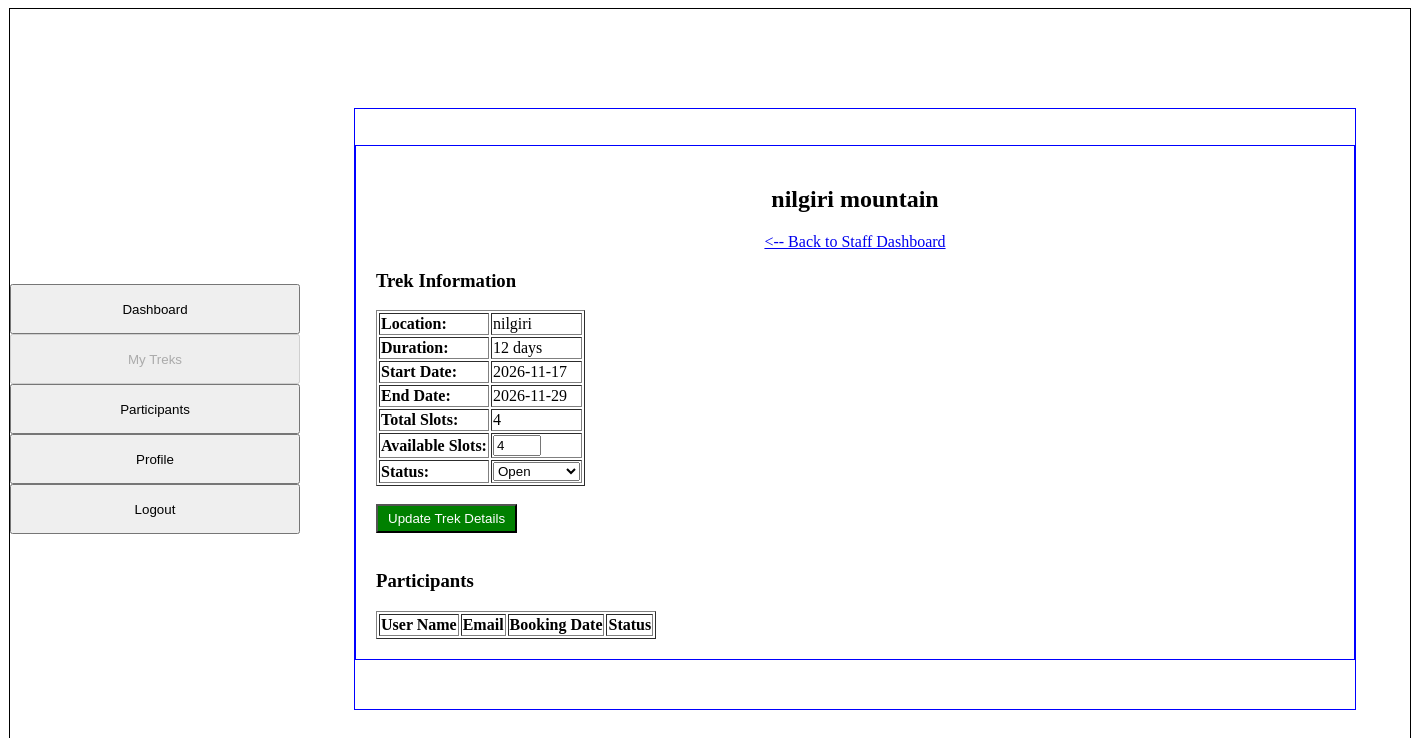
Page /staff_trek_manage (signed in) on the earlier database version.
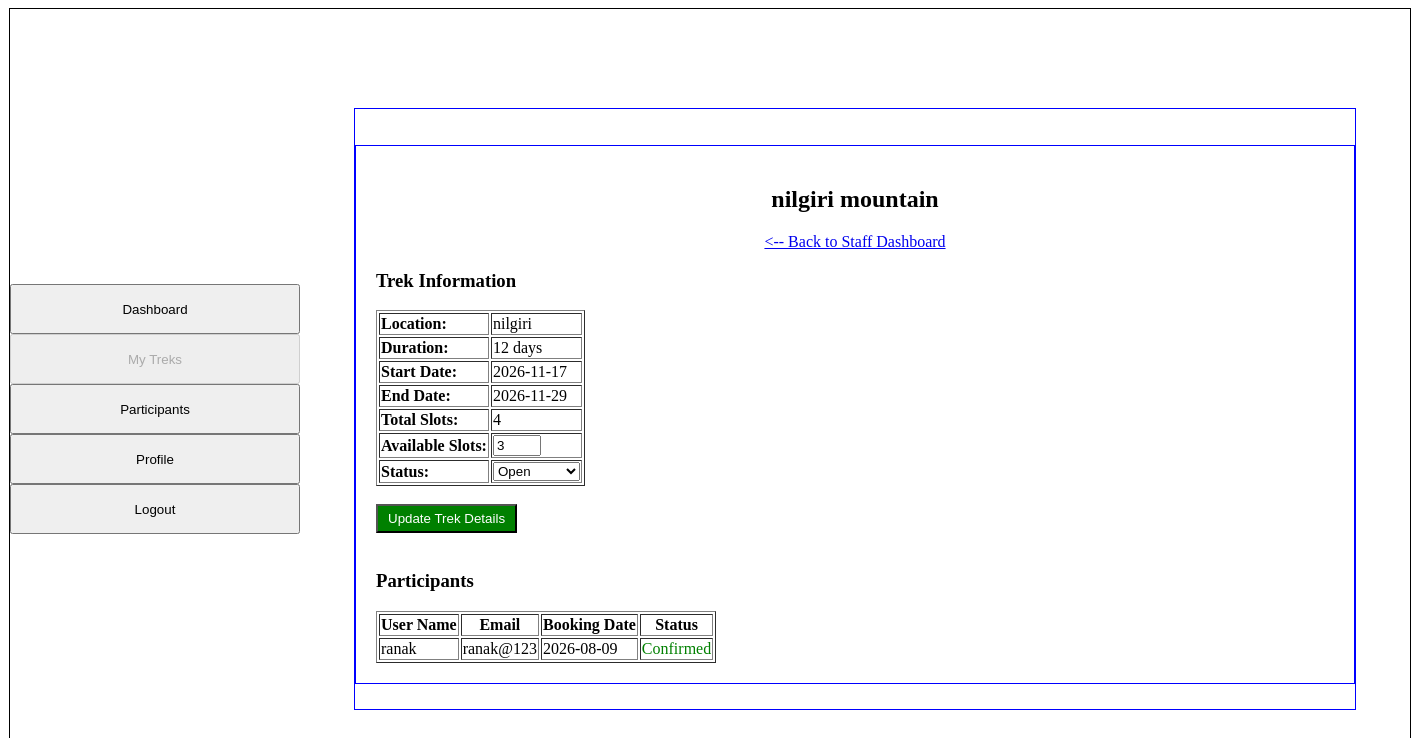
Same page on the later database version.
### models.py (models this page shows)
class Trek(db.Model):
    __tablename__ = "treks"
    trek_id = db.Column(db.Integer, primary_key=True)
    trek_name = db.Column(db.String(200), nullable=False)
    location = db.Column(db.String(100), nullable=False)
    difficulty = db.Column(db.String(50), nullable=False)
    duration = db.Column(db.String(50), nullable=False)
    start_date = db.Column(db.Date, nullable=False)
    end_date = db.Column(db.Date, nullable=False)
    total_slots = db.Column(db.Integer, nullable=False)
    available_slots = db.Column(db.Integer, nullable=False)
    status = db.Column(db.String(20), nullable=False)
    description = db.Column(db.String(500), nullable=False)
    assigned_staff_id = db.Column(db.Integer, db.ForeignKey("users.user_id"), nullable=True)
    bookings = db.relationship("Booking", cascade="all,delete", backref="trek")

class Booking(db.Model):
    __tablename__ = "bookings"
    booking_id = db.Column(db.Integer, primary_key=True)
    user_id = db.Column(db.Integer, db.ForeignKey("users.user_id"), nullable=False)
    trek_id = db.Column(db.Integer, db.ForeignKey("treks.trek_id"), nullable=False)
    booking_date = db.Column(db.Date, nullable=False)
    status = db.Column(db.String(20), nullable=False)

class User(db.Model):
    __tablename__ = "users"
    user_id = db.Column(db.Integer, primary_key=True)
    full_name = db.Column(db.String(100), nullable=False)
    email = db.Column(db.String(120), unique=True, nullable=False)
    password = db.Column(db.String(200), nullable=False)
    phone = db.Column(db.String(15), nullable=False)
    role = db.Column(db.String(50), nullable=False)
    status = db.Column(db.String(20), nullable=False)
    bookings = db.relationship("Booking", cascade="all,delete", backref="user")

### app.py (the view, shortened to what this page needs)
@app.route('/staff_trek_manage', methods=['GET', 'POST'])
def staff_trek_manage():
    if session.get('role') != "1":
        return redirect(url_for('login'))
    current_staff_id = session.get('user_id')
    my_treks = db.session.query(Trek).filter(Trek.assigned_staff_id == current_staff_id).all()
    trek_ids = [t.trek_id for t in my_treks]
    if trek_ids:
        participants = db.session.query(Booking, User)\
            .join(User, Booking.user_id == User.user_id)\
            .filter(Booking.trek_id.in_(trek_ids)).all()
    else:
        participants = []
    return render_template("staff_trek_manage.html", treks=my_treks, participants=participants)

### templates/staff_trek_manage.html (shortened to what this page needs)
{% extends "base.html" %}
{% block sidebar %}
<a href="/staff_dashboard"><input type="button" value="Dashboard" style="width: 290px; height: 50px; margin: 0 auto;"></a><br>
<a href="/staff_trek_manage"><input type="button" value="My Treks" style="width: 290px; height: 50px; margin: 0 auto;"disabled></a><br>
<a href="/participants"><input type="button" value="Participants" style="width: 290px; height: 50px; margin: 0 auto;" ></a><br>
<a href="/profile_staff"><input type="button" value="Profile" style="width: 290px; height: 50px; margin: 0 auto;"></a><br>
<a href="/logout"><input type="button" value="Logout" style="width: 290px; height: 50px; margin: 0 auto;"></a>
{% endblock %}
{% block content %}
<div class="usr-dash">
    {% for trek in treks %}
    <div style="border: 1px solid blue; padding: 20px; margin-bottom: 30px;">
        <h2 style="text-align: center;">{{ trek.trek_name }}</h2>
        <div style="text-align: center;">
            <a href="/staff_dashboard"><-- Back to Staff Dashboard</a>
        </div>
        <h3>Trek Information</h3>
        <form action="/staff_trek_manage" method="POST">
    <table border="1px solid black" >
                <tr><td><b>Location:</b></td><td>{{ trek.location }}</td></tr>
                <tr><td><b>Duration:</b></td><td>{{ trek.duration }} days</td></tr>
                <tr><td><b>Start Date:</b></td><td>{{ trek.start_date }}</td></tr>
                <tr><td><b>End Date:</b></td><td>{{ trek.end_date }}</td></tr>
                <tr><td><b>Total Slots:</b></td><td>{{ trek.total_slots }}</td></tr>
                <tr>
                    <td><b>Available Slots:</b></td>
                    <td>
                        <input type="number" name="available_slots" value="{{ trek.available_slots }}" min="0" max="{{ trek.total_slots }}">
                    </td>
                </tr>
                <tr>
                    <td><b>Status:</b></td>
                    <td>
                        <select name="status">
                            <option value="Open" {% if trek.status == 'Open' %}selected{% endif %}>Open</option>
                        </select>
                    </td>
                </tr>
            </table>
            <br>
            <input type="submit" value="Update Trek Details" style="background-color: green; color: white; padding: 5px 10px; cursor: pointer;">
        </form>
        <br>
        <h3>Participants</h3>
    <table border="1px solid black" >
            <tr>
                <th>User Name</th>
                <th>Email</th>
                <th>Booking Date</th>
                <th>Status</th>
            </tr>
            {% for b, u in participants %}
                {% if b.trek_id == trek.trek_id %}
                <tr>
                    <td>{{ u.full_name }}</td>
                    <td>{{ u.email }}</td>
                    <td>{{ b.booking_date }}</td>
                    <td style="color: green;">{{ b.status }}</td>
                </tr>
                {% endif %}
            {% endfor %}
        </table>
    </div>
    {% endfor %}
</div>
{% endblock %}

Differences in the rows shown:
changed Trek "nilgiri mountain": available_slots "4" → "3"
added Booking: full_name "ranak", email "ranak@123", booking_date "2026-08-09", status "Confirmed"
